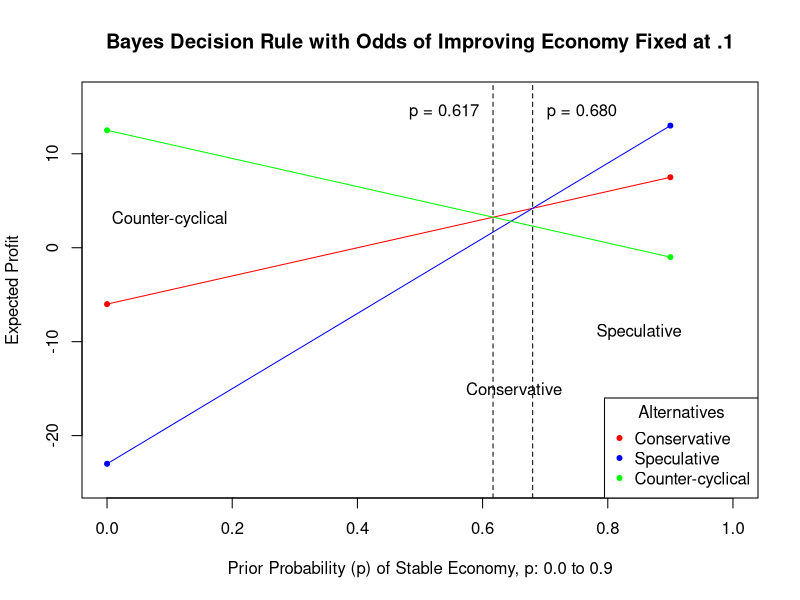
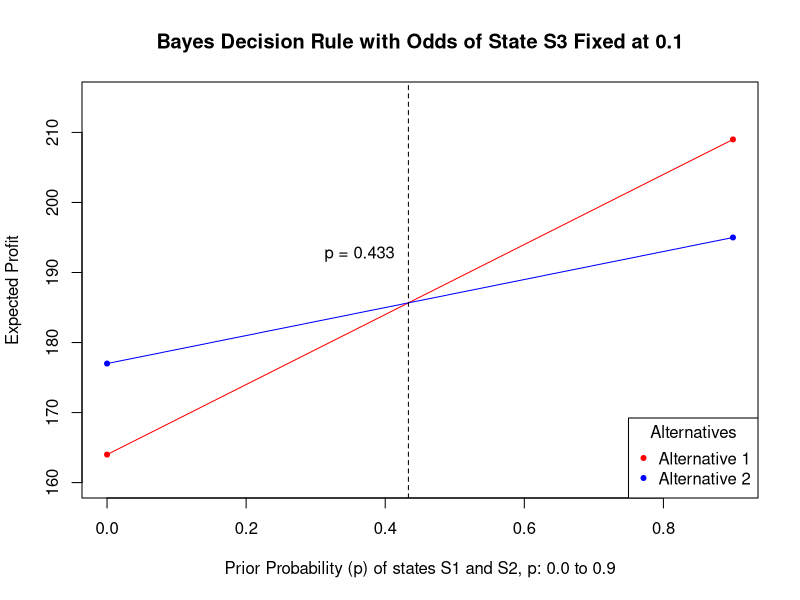
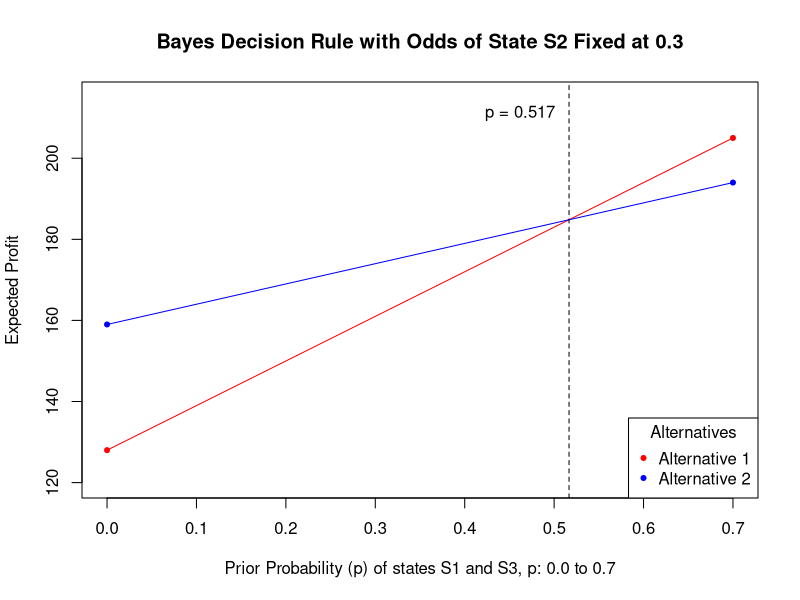
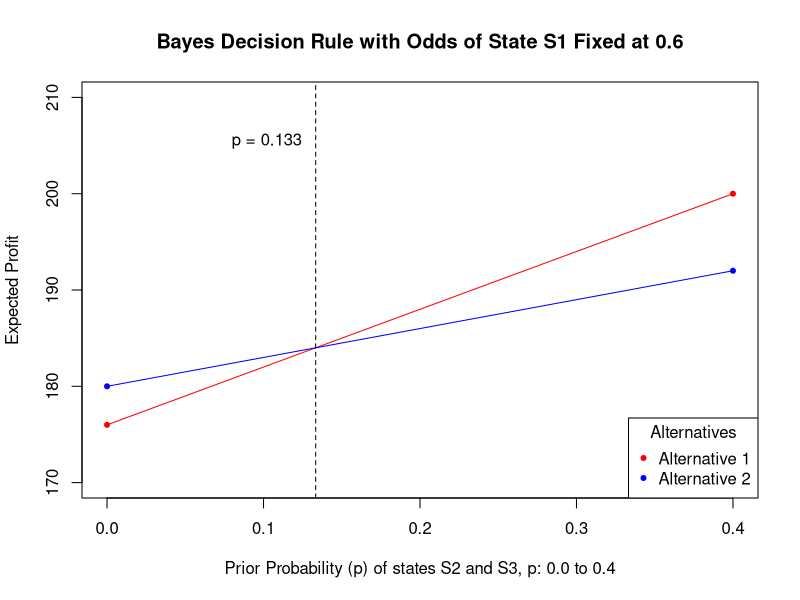

The R source for these figures, in order:
# 16-2-5c

# Conservative investment
set1 <- c(-6,7.5)
# Speculative Investment
set2 <- c(-23,13)
# Counter-cylical investment
set3 <- c(12.5,-1)
# cumulative x values
xval <- c(.0, .9)

plot(x = xval, y=set1, type = "n", xlab = "Prior Probability (p) of Stable Economy, p: 0.0 to 0.9",
     main = "Bayes Decision Rule with Odds of Improving Economy Fixed at .1",
     ylab = "Expected Profit", xlim = c(0,1), ylim = c(-25,16))
points(x = xval, y = set1, pch = 20, type = "p", col = "red")
lines(x = xval, y = set1, pch = 20, col = "red")

points(x = xval, y = set2, pch = 20, type = "p", col = "blue")
lines(x = xval, y = set2, pch = 20, col = "blue")

points(x = xval, y = set3, pch = 20, type = "p", col = "green")
lines(x = xval, y = set3, pch = 20, col = "green")

legend("bottomright", legend = c("Conservative", "Speculative", "Counter-cyclical"), title = "Alternatives",
       pch = 20, col = c("red", "blue", "green"))

abline(v = 18.5/30, lty = 2)
abline(v = 17/25, lty = 2)
text(x = 18.5/30, y = 14, sprintf("p = %.3f", 18.5/30), adj = c(1.2, 0))
text(x = 17/25, y = 14, sprintf("p = %.3f", 17/25), adj = c(-.2, 0))
text(x = .1, y = 3, "Counter-cyclical")
text(x = .65, y = -15, "Conservative")
text(x = .85, y = -9, "Speculative")

# 12.2.6d
y1 <- c(164,209)
y2 <- c(177,195)
xval <- c(.0, .9)

plot(x = xval, y=y2, type = "n", xlab = "Prior Probability (p) of states S1 and S2, p: 0.0 to 0.9",
     main = "Bayes Decision Rule with Odds of State S3 Fixed at 0.1",
     ylab = "Expected Profit", ylim = c(160,215))
points(x = xval, y = y1, pch = 20, type = "p", col = "red")
lines(x = xval, y = y1, pch = 20, col = "red")
points(x = xval, y = y2, pch = 20, type = "p", col = "blue")
lines(x = xval, y = y2, pch = 20, col = "blue")
abline(v = 13/30, lty = 2)
text(x = 13/30, y = 192, sprintf("p = %.3f", 13/30), adj = c(1.2, 0))
legend("bottomright", legend = c("Alternative 1", "Alternative 2"), title = "Alternatives",
       pch = 20, col = c("red", "blue"))

# 12.2.6e
y1 <- c(128,205)
y2 <- c(159,194)
xval <- c(.0, .7)

plot(x = xval, y=y2, type = "n", xlab = "Prior Probability (p) of states S1 and S3, p: 0.0 to 0.7",
     main = "Bayes Decision Rule with Odds of State S2 Fixed at 0.3",
     ylab = "Expected Profit", ylim = c(120,215))
points(x = xval, y = y1, pch = 20, type = "p", col = "red")
lines(x = xval, y = y1, pch = 20, col = "red")
points(x = xval, y = y2, pch = 20, type = "p", col = "blue")
lines(x = xval, y = y2, pch = 20, col = "blue")
abline(v = 31/60, lty = 2)
text(x = 31/60, y = 210, sprintf("p = %.3f", 31/60), adj = c(1.2, 0))
legend("bottomright", legend = c("Alternative 1", "Alternative 2"), title = "Alternatives",
       pch = 20, col = c("red", "blue"))

# 12.2.6f
y1 <- c(176,200)
y2 <- c(180,192)
xval <- c(.0, .4)

plot(x = xval, y=y2, type = "n", xlab = "Prior Probability (p) of states S2 and S3, p: 0.0 to 0.4",
     main = "Bayes Decision Rule with Odds of State S1 Fixed at 0.6",
     ylab = "Expected Profit", ylim = c(170,210))
points(x = xval, y = y1, pch = 20, type = "p", col = "red")
lines(x = xval, y = y1, pch = 20, col = "red")
points(x = xval, y = y2, pch = 20, type = "p", col = "blue")
lines(x = xval, y = y2, pch = 20, col = "blue")
abline(v = 4/30, lty = 2)
text(x = 4/30, y = 205, sprintf("p = %.3f", 4/30), adj = c(1.2, 0))
legend("bottomright", legend = c("Alternative 1", "Alternative 2"), title = "Alternatives",
       pch = 20, col = c("red", "blue"))
